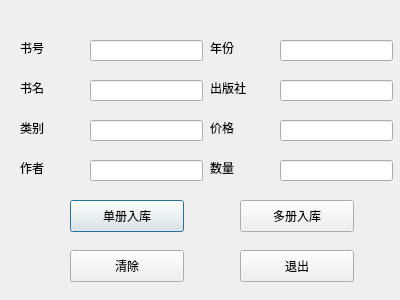
<?xml version="1.0" encoding="UTF-8"?>
<ui version="4.0">
 <class>insertbook</class>
 <widget class="QDialog" name="insertbook">
  <property name="geometry">
   <rect>
    <x>0</x>
    <y>0</y>
    <width>400</width>
    <height>300</height>
   </rect>
  </property>
  <property name="windowTitle">
   <string>Dialog</string>
  </property>
  <property name="styleSheet">
   <string notr="true">font: 13pt &quot;微软雅黑&quot;;</string>
  </property>
  <widget class="QLabel" name="book_ID">
   <property name="geometry">
    <rect>
     <x>20</x>
     <y>40</y>
     <width>62</width>
     <height>16</height>
    </rect>
   </property>
   <property name="text">
    <string>书号</string>
   </property>
  </widget>
  <widget class="QLabel" name="book_name">
   <property name="geometry">
    <rect>
     <x>20</x>
     <y>80</y>
     <width>62</width>
     <height>16</height>
    </rect>
   </property>
   <property name="text">
    <string>书名</string>
   </property>
  </widget>
  <widget class="QLineEdit" name="bookID">
   <property name="geometry">
    <rect>
     <x>90</x>
     <y>40</y>
     <width>113</width>
     <height>21</height>
    </rect>
   </property>
  </widget>
  <widget class="QLineEdit" name="bookname">
   <property name="geometry">
    <rect>
     <x>90</x>
     <y>80</y>
     <width>113</width>
     <height>21</height>
    </rect>
   </property>
  </widget>
  <widget class="QLabel" name="book_type">
   <property name="geometry">
    <rect>
     <x>20</x>
     <y>120</y>
     <width>62</width>
     <height>16</height>
    </rect>
   </property>
   <property name="text">
    <string>类别</string>
   </property>
  </widget>
  <widget class="QLineEdit" name="booktype">
   <property name="geometry">
    <rect>
     <x>90</x>
     <y>120</y>
     <width>113</width>
     <height>21</height>
    </rect>
   </property>
  </widget>
  <widget class="QLabel" name="book_year">
   <property name="geometry">
    <rect>
     <x>210</x>
     <y>40</y>
     <width>62</width>
     <height>16</height>
    </rect>
   </property>
   <property name="text">
    <string>年份</string>
   </property>
  </widget>
  <widget class="QLineEdit" name="bookyear">
   <property name="geometry">
    <rect>
     <x>280</x>
     <y>40</y>
     <width>113</width>
     <height>21</height>
    </rect>
   </property>
  </widget>
  <widget class="QLabel" name="book_publisher">
   <property name="geometry">
    <rect>
     <x>210</x>
     <y>80</y>
     <width>62</width>
     <height>16</height>
    </rect>
   </property>
   <property name="text">
    <string>出版社</string>
   </property>
  </widget>
  <widget class="QLabel" name="book_price">
   <property name="geometry">
    <rect>
     <x>210</x>
     <y>120</y>
     <width>62</width>
     <height>16</height>
    </rect>
   </property>
   <property name="text">
    <string>价格</string>
   </property>
  </widget>
  <widget class="QLineEdit" name="bookpublisher">
   <property name="geometry">
    <rect>
     <x>280</x>
     <y>80</y>
     <width>113</width>
     <height>21</height>
    </rect>
   </property>
  </widget>
  <widget class="QLineEdit" name="bookprice">
   <property name="geometry">
    <rect>
     <x>280</x>
     <y>120</y>
     <width>113</width>
     <height>21</height>
    </rect>
   </property>
  </widget>
  <widget class="QLabel" name="book_author">
   <property name="geometry">
    <rect>
     <x>20</x>
     <y>160</y>
     <width>62</width>
     <height>16</height>
    </rect>
   </property>
   <property name="text">
    <string>作者</string>
   </property>
  </widget>
  <widget class="QLineEdit" name="bookauthor">
   <property name="geometry">
    <rect>
     <x>90</x>
     <y>160</y>
     <width>113</width>
     <height>21</height>
    </rect>
   </property>
  </widget>
  <widget class="QLabel" name="book_amount">
   <property name="geometry">
    <rect>
     <x>210</x>
     <y>160</y>
     <width>62</width>
     <height>16</height>
    </rect>
   </property>
   <property name="text">
    <string>数量</string>
   </property>
  </widget>
  <widget class="QLineEdit" name="bookamount">
   <property name="geometry">
    <rect>
     <x>280</x>
     <y>160</y>
     <width>113</width>
     <height>21</height>
    </rect>
   </property>
  </widget>
  <widget class="QPushButton" name="insertSingle">
   <property name="geometry">
    <rect>
     <x>70</x>
     <y>200</y>
     <width>114</width>
     <height>32</height>
    </rect>
   </property>
   <property name="text">
    <string>单册入库</string>
   </property>
  </widget>
  <widget class="QPushButton" name="insertMany">
   <property name="geometry">
    <rect>
     <x>240</x>
     <y>200</y>
     <width>114</width>
     <height>32</height>
    </rect>
   </property>
   <property name="text">
    <string>多册入库</string>
   </property>
  </widget>
  <widget class="QPushButton" name="clear">
   <property name="geometry">
    <rect>
     <x>70</x>
     <y>250</y>
     <width>114</width>
     <height>32</height>
    </rect>
   </property>
   <property name="text">
    <string>清除</string>
   </property>
  </widget>
  <widget class="QPushButton" name="exit">
   <property name="geometry">
    <rect>
     <x>240</x>
     <y>250</y>
     <width>114</width>
     <height>32</height>
    </rect>
   </property>
   <property name="text">
    <string>退出</string>
   </property>
  </widget>
 </widget>
 <resources/>
 <connections/>
</ui>
